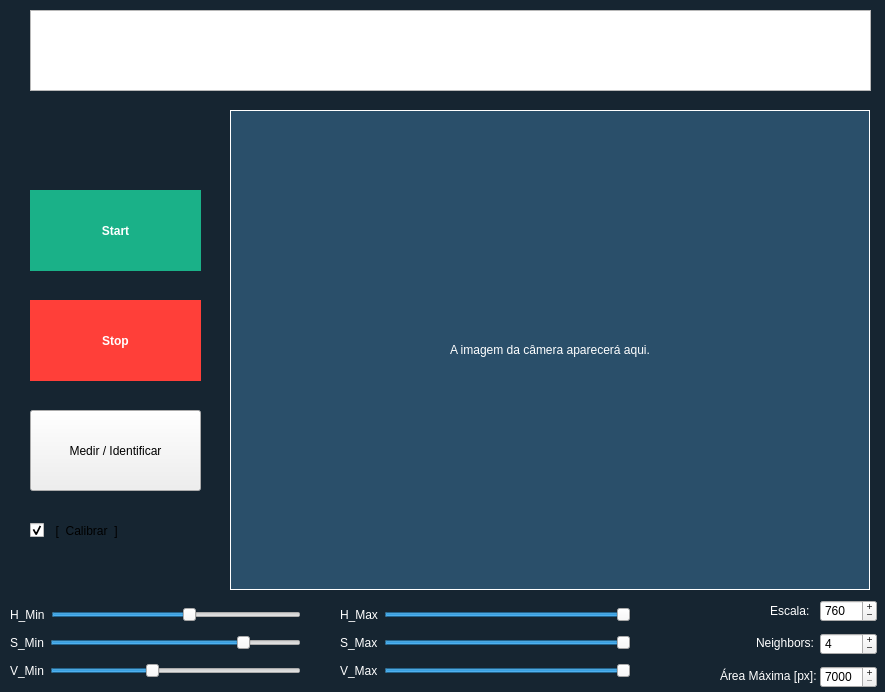
<?xml version="1.0" encoding="UTF-8"?>
<ui version="4.0">
 <class>Dialog</class>
 <widget class="QDialog" name="Dialog">
  <property name="geometry">
   <rect>
    <x>0</x>
    <y>0</y>
    <width>885</width>
    <height>692</height>
   </rect>
  </property>
  <property name="font">
   <font>
    <italic>false</italic>
    <underline>false</underline>
    <strikeout>false</strikeout>
   </font>
  </property>
  <property name="cursor">
   <cursorShape>CrossCursor</cursorShape>
  </property>
  <property name="acceptDrops">
   <bool>false</bool>
  </property>
  <property name="windowTitle">
   <string>Parallax Base- Orakolo Tecnologia</string>
  </property>
  <property name="windowOpacity">
   <double>1.000000000000000</double>
  </property>
  <property name="autoFillBackground">
   <bool>false</bool>
  </property>
  <property name="styleSheet">
   <string notr="true">QDialog{
background-color:rgba(19, 35, 47, 0.9);
}
QLabel{
color: rgb(255, 255, 255);
}
</string>
  </property>
  <widget class="QTextBrowser" name="TEXT">
   <property name="geometry">
    <rect>
     <x>30</x>
     <y>10</y>
     <width>841</width>
     <height>81</height>
    </rect>
   </property>
  </widget>
  <widget class="QLabel" name="imgLabel">
   <property name="geometry">
    <rect>
     <x>230</x>
     <y>110</y>
     <width>640</width>
     <height>480</height>
    </rect>
   </property>
   <property name="autoFillBackground">
    <bool>false</bool>
   </property>
   <property name="styleSheet">
    <string notr="true">QLabel{
background-color: rgba(42, 79, 106);
}</string>
   </property>
   <property name="frameShape">
    <enum>QFrame::Box</enum>
   </property>
   <property name="text">
    <string>A imagem da câmera aparecerá aqui.</string>
   </property>
   <property name="alignment">
    <set>Qt::AlignCenter</set>
   </property>
   <property name="wordWrap">
    <bool>false</bool>
   </property>
  </widget>
  <widget class="QPushButton" name="SHOW">
   <property name="geometry">
    <rect>
     <x>30</x>
     <y>190</y>
     <width>171</width>
     <height>81</height>
    </rect>
   </property>
   <property name="font">
    <font>
     <weight>75</weight>
     <bold>true</bold>
     <kerning>true</kerning>
    </font>
   </property>
   <property name="styleSheet">
    <string notr="true">QPushButton {
    border: none;
    border-radius: 0px;
    background-color:  #1ab188;
    min-width: 80px;
    font-weight:600;
	text-transform:uppercase;
    color:#ffffff;
}</string>
   </property>
   <property name="text">
    <string>Start</string>
   </property>
  </widget>
  <widget class="QPushButton" name="CAPTURE">
   <property name="geometry">
    <rect>
     <x>30</x>
     <y>300</y>
     <width>171</width>
     <height>81</height>
    </rect>
   </property>
   <property name="styleSheet">
    <string notr="true">QPushButton {
    border: none;
    border-radius: 0px;
    background-color:  rgb(255, 63, 57);
    min-width: 80px;
    font-weight:600;
	text-transform:uppercase;
    color:#ffffff;
}</string>
   </property>
   <property name="text">
    <string>Stop</string>
   </property>
  </widget>
  <widget class="QWidget" name="layoutWidget_3">
   <property name="geometry">
    <rect>
     <x>340</x>
     <y>600</y>
     <width>291</width>
     <height>86</height>
    </rect>
   </property>
   <layout class="QVBoxLayout" name="verticalLayout_2">
    <item>
     <layout class="QHBoxLayout" name="horizontalLayout_4">
      <item>
       <widget class="QLabel" name="label_4">
        <property name="text">
         <string>H_Max</string>
        </property>
       </widget>
      </item>
      <item>
       <widget class="QSlider" name="h_max">
        <property name="maximum">
         <number>179</number>
        </property>
        <property name="value">
         <number>179</number>
        </property>
        <property name="orientation">
         <enum>Qt::Horizontal</enum>
        </property>
       </widget>
      </item>
     </layout>
    </item>
    <item>
     <layout class="QHBoxLayout" name="horizontalLayout_5">
      <item>
       <widget class="QLabel" name="label_5">
        <property name="text">
         <string>S_Max</string>
        </property>
       </widget>
      </item>
      <item>
       <widget class="QSlider" name="s_max">
        <property name="maximum">
         <number>255</number>
        </property>
        <property name="value">
         <number>255</number>
        </property>
        <property name="orientation">
         <enum>Qt::Horizontal</enum>
        </property>
       </widget>
      </item>
     </layout>
    </item>
    <item>
     <layout class="QHBoxLayout" name="horizontalLayout_6">
      <item>
       <widget class="QLabel" name="label_6">
        <property name="text">
         <string>V_Max</string>
        </property>
       </widget>
      </item>
      <item>
       <widget class="QSlider" name="v_max">
        <property name="maximum">
         <number>255</number>
        </property>
        <property name="value">
         <number>255</number>
        </property>
        <property name="orientation">
         <enum>Qt::Horizontal</enum>
        </property>
       </widget>
      </item>
     </layout>
    </item>
   </layout>
  </widget>
  <widget class="QWidget" name="layoutWidget">
   <property name="geometry">
    <rect>
     <x>10</x>
     <y>600</y>
     <width>291</width>
     <height>86</height>
    </rect>
   </property>
   <layout class="QVBoxLayout" name="verticalLayout">
    <item>
     <layout class="QHBoxLayout" name="horizontalLayout">
      <item>
       <widget class="QLabel" name="label">
        <property name="styleSheet">
         <string notr="true">QLabel{
color: rgb(255, 255, 255);
}
</string>
        </property>
        <property name="text">
         <string>H_Min</string>
        </property>
       </widget>
      </item>
      <item>
       <widget class="QSlider" name="h_min">
        <property name="maximum">
         <number>179</number>
        </property>
        <property name="value">
         <number>100</number>
        </property>
        <property name="orientation">
         <enum>Qt::Horizontal</enum>
        </property>
       </widget>
      </item>
     </layout>
    </item>
    <item>
     <layout class="QHBoxLayout" name="horizontalLayout_2">
      <item>
       <widget class="QLabel" name="label_2">
        <property name="text">
         <string>S_Min</string>
        </property>
       </widget>
      </item>
      <item>
       <widget class="QSlider" name="s_min">
        <property name="maximum">
         <number>255</number>
        </property>
        <property name="value">
         <number>201</number>
        </property>
        <property name="orientation">
         <enum>Qt::Horizontal</enum>
        </property>
       </widget>
      </item>
     </layout>
    </item>
    <item>
     <layout class="QHBoxLayout" name="horizontalLayout_3">
      <item>
       <widget class="QLabel" name="label_3">
        <property name="text">
         <string>V_Min</string>
        </property>
       </widget>
      </item>
      <item>
       <widget class="QSlider" name="v_min">
        <property name="maximum">
         <number>255</number>
        </property>
        <property name="value">
         <number>103</number>
        </property>
        <property name="orientation">
         <enum>Qt::Horizontal</enum>
        </property>
       </widget>
      </item>
     </layout>
    </item>
   </layout>
  </widget>
  <widget class="QWidget" name="verticalLayoutWidget">
   <property name="geometry">
    <rect>
     <x>820</x>
     <y>590</y>
     <width>57</width>
     <height>101</height>
    </rect>
   </property>
   <layout class="QVBoxLayout" name="verticalLayout_3">
    <property name="spacing">
     <number>10</number>
    </property>
    <property name="leftMargin">
     <number>0</number>
    </property>
    <property name="topMargin">
     <number>9</number>
    </property>
    <item>
     <widget class="QSpinBox" name="scle">
      <property name="buttonSymbols">
       <enum>QAbstractSpinBox::PlusMinus</enum>
      </property>
      <property name="minimum">
       <number>1</number>
      </property>
      <property name="maximum">
       <number>1000</number>
      </property>
      <property name="value">
       <number>760</number>
      </property>
     </widget>
    </item>
    <item>
     <widget class="QSpinBox" name="neg">
      <property name="buttonSymbols">
       <enum>QAbstractSpinBox::PlusMinus</enum>
      </property>
      <property name="maximum">
       <number>10</number>
      </property>
      <property name="value">
       <number>4</number>
      </property>
     </widget>
    </item>
    <item>
     <widget class="QSpinBox" name="MaxPx">
      <property name="buttonSymbols">
       <enum>QAbstractSpinBox::PlusMinus</enum>
      </property>
      <property name="minimum">
       <number>7000</number>
      </property>
      <property name="maximum">
       <number>40000</number>
      </property>
      <property name="singleStep">
       <number>250</number>
      </property>
     </widget>
    </item>
   </layout>
  </widget>
  <widget class="QLabel" name="label_7">
   <property name="geometry">
    <rect>
     <x>770</x>
     <y>600</y>
     <width>61</width>
     <height>21</height>
    </rect>
   </property>
   <property name="text">
    <string>Escala:</string>
   </property>
  </widget>
  <widget class="QLabel" name="label_8">
   <property name="geometry">
    <rect>
     <x>756</x>
     <y>632</y>
     <width>61</width>
     <height>21</height>
    </rect>
   </property>
   <property name="text">
    <string>Neighbors:</string>
   </property>
  </widget>
  <widget class="QLabel" name="label_9">
   <property name="geometry">
    <rect>
     <x>720</x>
     <y>660</y>
     <width>101</width>
     <height>31</height>
    </rect>
   </property>
   <property name="text">
    <string>Área Máxima [px]:</string>
   </property>
  </widget>
  <widget class="QPushButton" name="change">
   <property name="geometry">
    <rect>
     <x>30</x>
     <y>410</y>
     <width>171</width>
     <height>81</height>
    </rect>
   </property>
   <property name="text">
    <string>Medir / Identificar</string>
   </property>
   <property name="checkable">
    <bool>false</bool>
   </property>
   <property name="default">
    <bool>false</bool>
   </property>
   <property name="flat">
    <bool>false</bool>
   </property>
  </widget>
  <widget class="QCheckBox" name="calib">
   <property name="geometry">
    <rect>
     <x>30</x>
     <y>510</y>
     <width>161</width>
     <height>41</height>
    </rect>
   </property>
   <property name="autoFillBackground">
    <bool>false</bool>
   </property>
   <property name="text">
    <string>  [  Calibrar  ]</string>
   </property>
   <property name="iconSize">
    <size>
     <width>64</width>
     <height>64</height>
    </size>
   </property>
   <property name="checked">
    <bool>true</bool>
   </property>
  </widget>
 </widget>
 <resources/>
 <connections/>
</ui>
